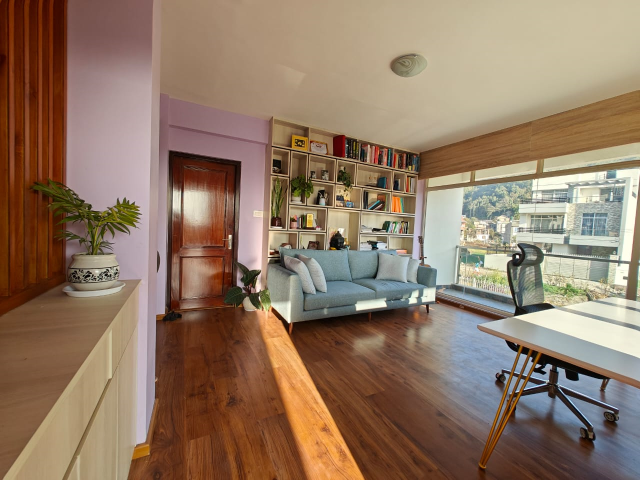
#> input picture img/portfolio/thumb/san2.png, 1280 x 960 px (shown at 1/2 size)
$ python 'from PIL import Image.py'   (older library calls are emulated)
#> lines starting #> are read from the running program, lines starting #| are printed output that depends on the picture
from PIL import Image

# Step 1: Open the image
image = Image.open("san2.png")  # Replace with your actual image file
#> image is the input picture: PIL image 1280x960 RGBA; mean R, G, B, A 145.1, 121.3, 101, 255
image.show()  # (Optional) Display the original image

# Step 2: Maintain aspect ratio and set new width
new_width = 1220  # Change this as needed
new_height = 720 # Maintain aspect ratio # Maintain aspect ratio
print(f"New dimensions: {new_width}x{new_height}")  # Debugging

# Step 3: Resize the image without distortion (Use LANCZOS instead of ANTIALIAS)
resized_image = image.resize((new_width, new_height), Image.Resampling.LANCZOS)
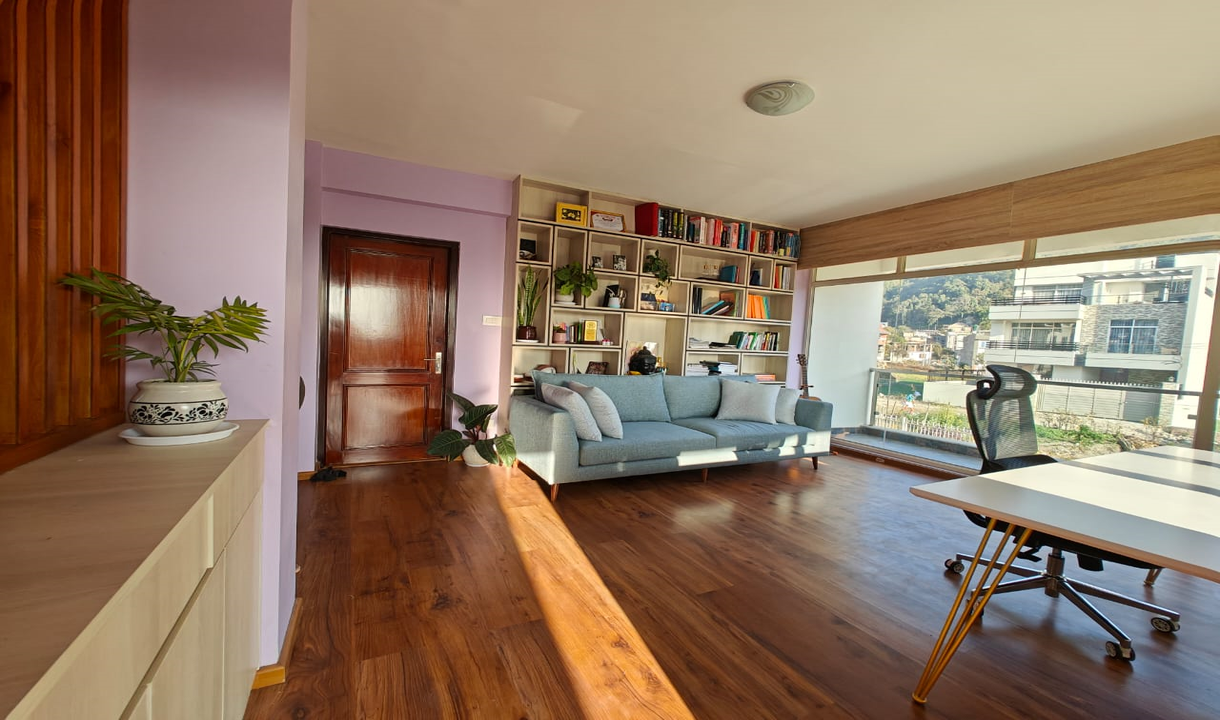
#> resized_image: PIL image 1220x720 RGBA; mean R, G, B, A 145.1, 121.3, 101, 255
resized_image.show()  # (Optional) Display resized image

# Step 4: Save the resized image
resized_image.save("san2.jpeg")
